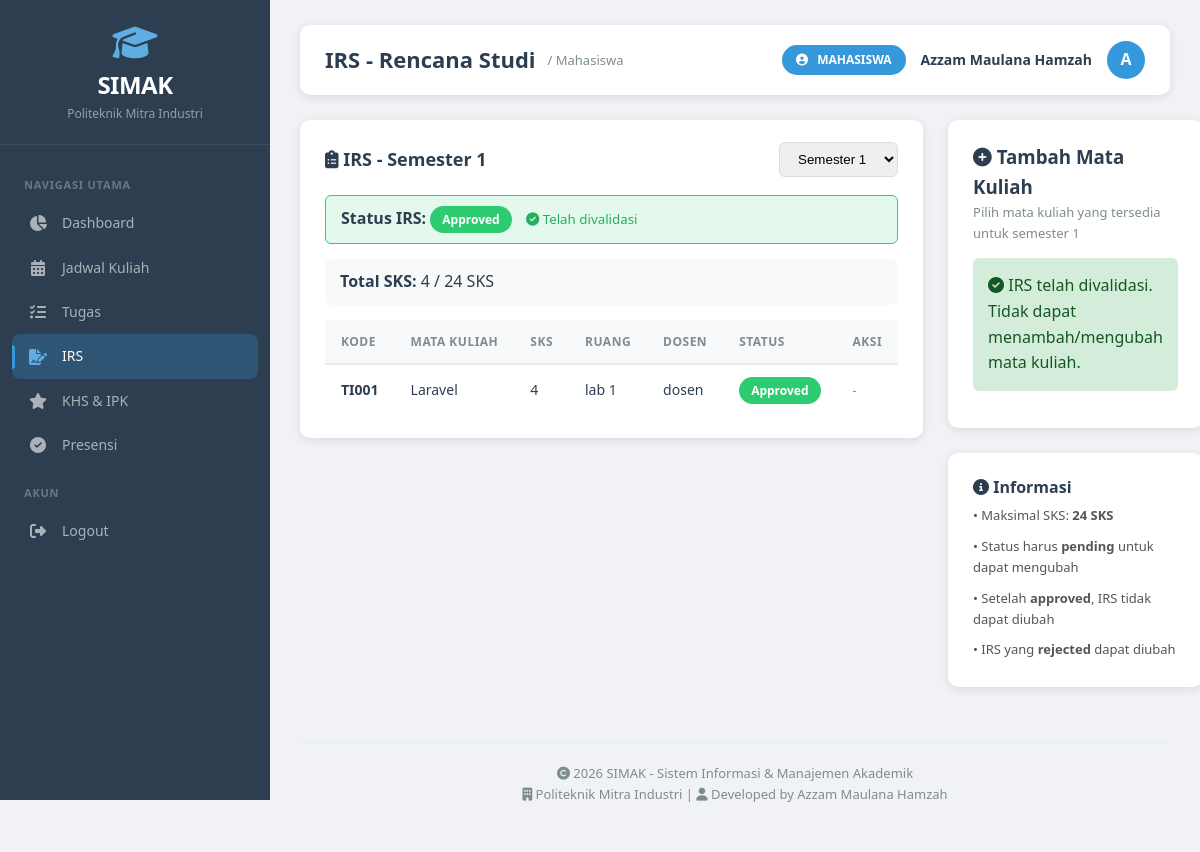
Screenshot of /public/mahasiswa/irs.php (signed in) with the database file from the repository.
### tables this page shows
CREATE TABLE `mahasiswa` (
  `id` int NOT NULL,
  `user_id` int NOT NULL,
  `nim` varchar(20) NOT NULL,
  `angkatan` int DEFAULT NULL,
  `program_studi` varchar(100) DEFAULT NULL,
  `semester` int DEFAULT '1',
  `ipk` decimal(3,2) DEFAULT '0.00'
);

CREATE TABLE `irs` (
  `id` int NOT NULL,
  `mahasiswa_id` int NOT NULL,
  `course_id` int NOT NULL,
  `semester` varchar(10) NOT NULL,
  `tahun_akademik` varchar(10) DEFAULT NULL,
  `status` enum('pending','approved','rejected') DEFAULT 'pending',
  `catatan` text,
  `created_at` timestamp NULL DEFAULT CURRENT_TIMESTAMP,
  `updated_at` timestamp NULL DEFAULT CURRENT_TIMESTAMP ON UPDATE CURRENT_TIMESTAMP
);

CREATE TABLE `courses` (
  `id` int NOT NULL,
  `kode_mk` varchar(20) NOT NULL,
  `nama_mk` varchar(100) NOT NULL,
  `sks` int NOT NULL,
  `semester` int NOT NULL,
  `program_studi` varchar(100) DEFAULT NULL,
  `dosen_id` int DEFAULT NULL,
  `ruang` varchar(50) DEFAULT NULL,
  `hari` varchar(20) DEFAULT NULL,
  `jam_mulai` time DEFAULT NULL,
  `jam_selesai` time DEFAULT NULL,
  `kapasitas` int DEFAULT '30',
  `created_at` timestamp NULL DEFAULT CURRENT_TIMESTAMP
);

CREATE TABLE `users` (
  `id` int NOT NULL,
  `username` varchar(50) NOT NULL,
  `password` varchar(255) NOT NULL,
  `nama` varchar(100) NOT NULL,
  `nip_nim` varchar(20) DEFAULT NULL,
  `email` varchar(100) DEFAULT NULL,
  `role` enum('admin','dosen','mahasiswa') NOT NULL,
  `created_at` timestamp NULL DEFAULT CURRENT_TIMESTAMP,
  `updated_at` timestamp NULL DEFAULT CURRENT_TIMESTAMP ON UPDATE CURRENT_TIMESTAMP
);

### controllers/MahasiswaController.php (called while the page is built, shortened)
<?php
class MahasiswaController {
    private $pdo;
    private $mahasiswa_id;
    public function __construct($pdo, $mahasiswa_id = null) {
        $this->pdo = $pdo;
        $this->mahasiswa_id = $mahasiswa_id;
    }
    public function getIRS($semester = null) {
        $sql = "
            SELECT irs.*, c.kode_mk, c.nama_mk, c.sks, c.ruang,
                   u.nama as dosen_nama
            FROM irs
            JOIN courses c ON irs.course_id = c.id
            LEFT JOIN dosen d ON c.dosen_id = d.id
            LEFT JOIN users u ON d.user_id = u.id
            WHERE irs.mahasiswa_id = ?
        ";
        $params = [$this->mahasiswa_id];
        if ($semester) {
            $sql .= " AND irs.semester = ?";
            $params[] = $semester;
        }
        $sql .= " ORDER BY c.kode_mk ASC";
        $stmt = $this->pdo->prepare($sql);
        $stmt->execute($params);
        return $stmt->fetchAll();
    }
    public function getTotalSksIRS($semester) {
        $stmt = $this->pdo->prepare("
            SELECT COALESCE(SUM(c.sks), 0) as total_sks
            FROM irs
            JOIN courses c ON irs.course_id = c.id
            WHERE irs.mahasiswa_id = ? AND irs.semester = ?
        ");
        $stmt->execute([$this->mahasiswa_id, $semester]);
        $result = $stmt->fetch();
        return $result['total_sks'] ?? 0;
    }
    public function getIRSStatus($semester) {
        $stmt = $this->pdo->prepare("
            SELECT DISTINCT status
            FROM irs
            WHERE mahasiswa_id = ? AND semester = ?
            LIMIT 1
        ");
        $stmt->execute([$this->mahasiswa_id, $semester]);
        $result = $stmt->fetch();
        return $result['status'] ?? null;
    }
}
?>

### public/mahasiswa/irs.php (the view, shortened to what this page needs)
<?php
require_once __DIR__ . '/../../config/database.php';
require_once __DIR__ . '/../../controllers/MahasiswaController.php';
$stmt = $pdo->prepare("SELECT id, semester FROM mahasiswa WHERE user_id = ?");
$stmt->execute([$_SESSION['user_id']]);
$mahasiswa = $stmt->fetch();
$mahasiswa_id = $mahasiswa['id'];
$controller = new MahasiswaController($pdo, $mahasiswa_id);
$semester = $_GET['semester'] ?? $mahasiswa['semester'];
$irs_list = $controller->getIRS($semester);
$total_sks = $controller->getTotalSksIRS($semester);
$status_irs = $controller->getIRSStatus($semester);
$status_color = [
    'pending' => '#f39c12',
    'approved' => '#2ecc71',
    'rejected' => '#e74c3c'
];
$max_sks = 24;
include __DIR__ . '/../../includes/header.php';
?>
<div class="row" style="display: grid; grid-template-columns: 2fr 1fr; gap: 25px;">
    <div>
        <div class="table-container">
            <div class="table-header">
                <h3><i class="fas fa-clipboard-list"></i> IRS - Semester <?= $semester ?></h3>
                <div>
                    <select onchange="window.location.href='?semester='+this.value" style="padding: 8px 14px; border: 1px solid #ddd; border-radius: 6px;">
                        <?php for ($s = 1; $s <= 8; $s++): ?>
                            <option value="<?= $s ?>" <?= $s == $semester ? 'selected' : '' ?>>
                                Semester <?= $s ?>
                            </option>
                        <?php endfor; ?>
                    </select>
                </div>
            </div>
            <?php if ($status_irs): ?>
                <div style="margin-bottom: 15px; padding: 10px 15px; border-radius: 6px; background: <?= $status_color[$status_irs] ?>20; border: 1px solid <?= $status_color[$status_irs] ?>;">
                    <strong>Status IRS:</strong>
                    <span class="status-badge" style="background: <?= $status_color[$status_irs] ?>; color: #fff; padding: 4px 12px; border-radius: 20px; font-size: 12px;">
                        <?= ucfirst($status_irs) ?>
                    </span>
                    <?php if ($status_irs === 'pending'): ?>
                        <small style="color: #7f8c8d; margin-left: 10px;"><i class="fas fa-hourglass-half"></i> Menunggu validasi admin</small>
                    <?php elseif ($status_irs === 'approved'): ?>
                        <small style="color: #27ae60; margin-left: 10px;"><i class="fas fa-check-circle"></i> Telah divalidasi</small>
                    <?php elseif ($status_irs === 'rejected'): ?>
                        <small style="color: #e74c3c; margin-left: 10px;"><i class="fas fa-times-circle"></i> Ditolak</small>
                    <?php endif; ?>
                </div>
            <?php endif; ?>
            <div style="margin-bottom: 15px; padding: 10px 15px; background: #f8f9fa; border-radius: 6px;">
                <strong>Total SKS:</strong> <?= $total_sks ?> / <?= $max_sks ?> SKS
            </div>
            <table>
                <thead>
                    <tr>
                        <th>Kode</th>
                        <th>Mata Kuliah</th>
                        <th>SKS</th>
                        <th>Ruang</th>
                        <th>Dosen</th>
                        <th>Status</th>
                        <th>Aksi</th>
                    </tr>
                </thead>
                <tbody>
                    <?php if ($irs_list): ?>
                        <?php foreach ($irs_list as $irs): ?>
                            <tr>
                                <td><strong><?= htmlspecialchars($irs['kode_mk']) ?></strong></td>
                                <td><?= htmlspecialchars($irs['nama_mk']) ?></td>
                                <td><?= $irs['sks'] ?></td>
                                <td><?= htmlspecialchars($irs['ruang'] ?? '-') ?></td>
                                <td><?= htmlspecialchars($irs['dosen_nama'] ?? '-') ?></td>
                                <td>
                                    <span class="status-badge" style="background: <?= $status_color[$irs['status']] ?>; color: #fff; padding: 4px 12px; border-radius: 20px; font-size: 12px;">
                                        <?= ucfirst($irs['status']) ?>
                                    </span>
                                </td>
                                <td>
                                    <?php if ($irs['status'] === 'pending'): ?>
                                        <button class="btn btn-danger btn-sm btn-delete" onclick="deleteIRS(<?= $irs['id'] ?>)"><i class="fas fa-trash-alt"></i></button>
                                    <?php else: ?>
                                        <span style="color: #7f8c8d; font-size: 12px;">-</span>
                                    <?php endif; ?>
                                </td>
                            </tr>
                        <?php endforeach; ?>
                    <?php endif; ?>
                </tbody>
            </table>
        </div>
    </div>
    <div>
        <div class="table-container">
            <h3><i class="fas fa-plus-circle"></i> Tambah Mata Kuliah</h3>
            <p style="color: #7f8c8d; font-size: 13px; margin-bottom: 15px;">
                Pilih mata kuliah yang tersedia untuk semester <?= $semester ?>
            </p>
            <?php if ($status_irs === 'pending'): ?>
                <div style="padding: 15px; background: #fff3cd; border-radius: 6px; color: #856404; margin-bottom: 15px;">
                    <i class="fas fa-hourglass-half"></i> IRS sedang dalam proses validasi. Tidak dapat menambah/mengubah mata kuliah.
                </div>
            <?php elseif ($status_irs === 'approved'): ?>
                <div style="padding: 15px; background: #d4edda; border-radius: 6px; color: #155724; margin-bottom: 15px;">
                    <i class="fas fa-check-circle"></i> IRS telah divalidasi. Tidak dapat menambah/mengubah mata kuliah.
                </div>
            <?php endif; ?>
        </div>
        <div class="table-container" style="margin-top: 15px;">
            <h4><i class="fas fa-info-circle"></i> Informasi</h4>
            <ul style="list-style: none; padding: 0; font-size: 13px; color: #555;">
                <li style="padding: 5px 0;">• Maksimal SKS: <strong><?= $max_sks ?> SKS</strong></li>
                <li style="padding: 5px 0;">• Status harus <strong>pending</strong> untuk dapat mengubah</li>
                <li style="padding: 5px 0;">• Setelah <strong>approved</strong>, IRS tidak dapat diubah</li>
                <li style="padding: 5px 0;">• IRS yang <strong>rejected</strong> dapat diubah</li>
            </ul>
        </div>
    </div>
</div>
<?php include __DIR__ . '/../../includes/footer.php'; ?>

### public/assets/css/style.css (style rules this page uses)
* { margin: 0; padding: 0; box-sizing: border-box; }
:root { --primary: #3498db; --primary-dark: #2980b9; --primary-light: #5faee3; --secondary: #2c3e50; --success: #2ecc71; --success-dark: #27ae60; --danger: #e74c3c; --danger-dark: #c0392b; --warning: #f39c12; --warning-dark: #d68910; --info: #3498db; --gray: #95a5a6; --gray-dark: #7f8c8d; --gray-light: #ecf0f1; --white: #ffffff; --black: #2c3e50; --shadow: 0 2px 10px rgba(0,0,0,0.1); --shadow-hover: 0 4px 20px rgba(0,0,0,0.15); --radius: 10px; --transition: all 0.3s ease; }
html { scroll-behavior: smooth; }
body { font-family: 'Segoe UI', Tahoma, Geneva, Verdana, sans-serif; background: #f0f2f5; color: var(--black); line-height: 1.6; min-height: 100vh; }
.table-container { background: var(--white); border-radius: var(--radius); padding: 22px 25px; box-shadow: var(--shadow); overflow-x: auto; margin-bottom: 25px; }
.table-container .table-header { display: flex; justify-content: space-between; align-items: center; margin-bottom: 18px; flex-wrap: wrap; gap: 10px; }
.table-container .table-header h3 { font-size: 18px; color: var(--secondary); font-weight: 600; }
.table-container table { width: 100%; border-collapse: collapse; }
.table-container table thead th { background: #f8f9fa; padding: 12px 16px; text-align: left; font-weight: 600; font-size: 12px; color: var(--gray-dark); text-transform: uppercase; letter-spacing: 0.5px; border-bottom: 2px solid #e9ecef; white-space: nowrap; }
.table-container table tbody td { padding: 12px 16px; border-bottom: 1px solid #f0f0f0; font-size: 14px; vertical-align: middle; }
.table-container table tbody tr:last-child td { border-bottom: none; }
.status-badge { display: inline-block; padding: 4px 14px; border-radius: 20px; font-size: 12px; font-weight: 600; text-transform: capitalize; }
.row { display: grid; gap: 25px; }

### rows the page displays
mahasiswa: semester "1", semester "Semester 1"
irs: course.kode_mk "TI001", course.nama_mk "Laravel", course.sks "4", course.ruang "lab 1", users.nama "dosen", status "Approved"

### other values shown
$page_title "IRS - Rencana Studi"
$role "Mahasiswa"
$role "MAHASISWA"
$nama "Azzam Maulana Hamzah"
$initial "A"
$status_irs "Approved"
$total_sks "4"
$max_sks "24"
